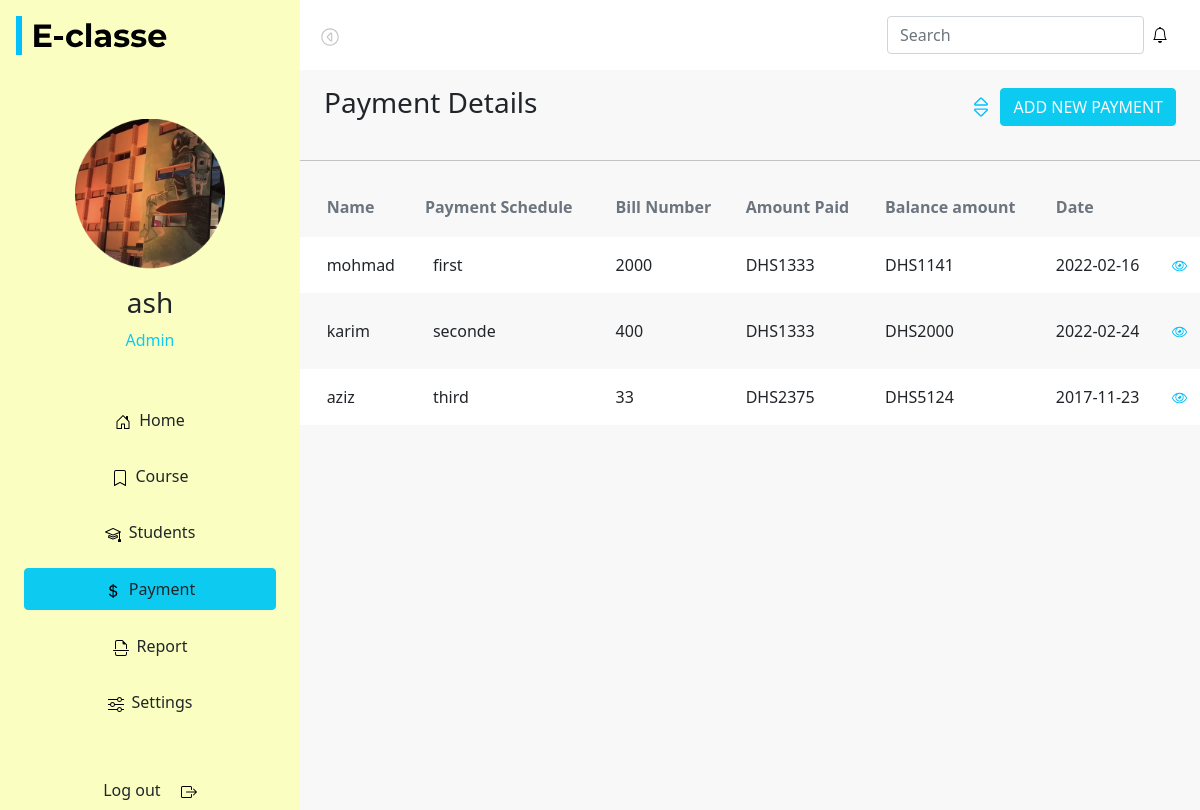
Page /payment.php (signed in) on the committed database.
### tables this page shows
CREATE TABLE `payments_details` (
  `id` int(11) NOT NULL,
  `namee` varchar(255) NOT NULL,
  `payment_schedule` varchar(255) NOT NULL,
  `bill_number` int(11) NOT NULL,
  `amount_paid` int(11) NOT NULL,
  `balance_amount` int(11) NOT NULL,
  `datee` date NOT NULL
);

### payment.php (the view, shortened to what this page needs)
<!DOCTYPE html>
<html lang="en">
<head>
  <link href="./css/bootstrap.css" rel="stylesheet" />
  <link rel="stylesheet" href="./css/style.css" />
</head>
<body>
  <div class="d-flex" id="page">
    <?php
    include './includes/sidebar.php'
  ?>
    <div id="content" class="container-fluid">
      <?php
      include './includes/navbar.php';
      include './includes/db_conn.php';
    ?>
      <div class="mx-4 py-3 d-flex align-items-center justify-content-between my-nav">
        <h3>Payment Details</h3>
        <div>
          <img src="./images/sort.svg" class="px-2" alt="sort" />
          <button type="button" class="btn btn-info text-light" data-bs-toggle="modal" data-bs-target="#exampleModal">
            ADD NEW PAYMENT
          </button>
        </div>
      </div>
      <hr />
      <?php
            $sql = 'SELECT * FROM payments_details';
            $res = mysqli_query($con, $sql);
            $persons = mysqli_fetch_all($res, MYSQLI_ASSOC);
            ?>
      <div class="tables">
        <table class="table table-responsive table-borderless">
          <thead class="text-secondary fw-lighter">
            <tr>
              <th></th>
              <th>Name</th>
              <th style="white-space: nowrap !important;">Payment Schedule</th>
              <th style="white-space: nowrap !important;">Bill Number</th>
              <th style="white-space: nowrap !important;">Amount Paid</th>
              <th style="white-space: nowrap !important;">Balance amount</th>
              <th>Date</th>
            </tr>
          </thead>
          <tbody>
            <?php foreach($persons as $person){ ?>
            <tr class="my-table1 mx-4">
              <th></th>
              <th class="py-3 fw-normal" style="white-space: nowrap !important;"><?php echo $person['namee']; ?></th>
              <td class="p-3" style="white-space: nowrap !important;"><?php echo $person['payment_schedule']; ?></td>
              <td class="py-3" style="white-space: nowrap !important;"><?php echo $person['bill_number']; ?></td>
              <td class="py-3" style="white-space: nowrap !important;"><?php echo 'DHS'. $person['amount_paid']; ?></td>
              <td class="py-3" style="white-space: nowrap !important;"><?php echo 'DHS'. $person['balance_amount']; ?></td>
              <td class="py-3" style="white-space: nowrap !important;"><?php echo $person['datee']; ?></td>
              <td class="py-3"><img src="./images/eye.svg" alt="eye" /></td>
            </tr>
            <?php } ?>
          </tbody>
        </table>
      </div>
    </div>
  </div>
</body>
</html>

### css/style.css (style rules this page uses)
#content { min-width: 100vw; padding-left: 0 !important; padding-right: 0 !important; }
.my-table1:nth-child(odd) { background-color: #fff; }
.table { border-collapse: separate; border-spacing: 0 10px; }
.tables { overflow-x: auto !important; }
@media (min-width: 768px) { #content { min-width: 0; width: 100%; } }

### payment.php (style rules this page uses)
body { background: #f8f8f8; }

### rows in the picture
payments_details: namee "mohmad", payment_schedule "first", bill_number "2000", amount_paid "1333", balance_amount "1141", datee "2022-02-16"
payments_details: namee "karim", payment_schedule "seconde", bill_number "400", amount_paid "1333", balance_amount "2000", datee "2022-02-24"
payments_details: namee "aziz", payment_schedule "third", bill_number "33", amount_paid "2375", balance_amount "5124", datee "2017-11-23"

### other values in the picture
$_SESSION["fname"] "ash"
